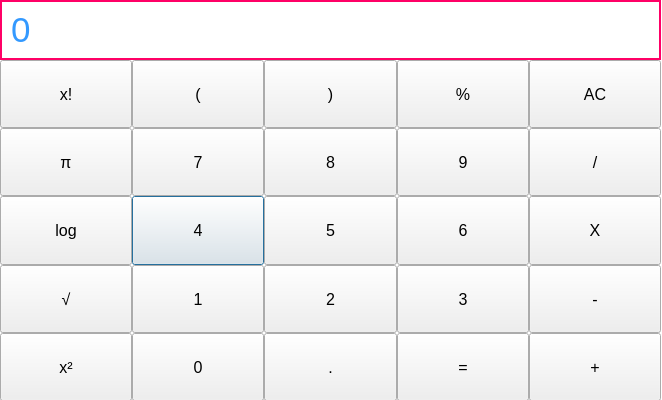
<?xml version="1.0" encoding="UTF-8"?>
<ui version="4.0">
 <class>Calculator</class>
 <widget class="QDialog" name="Calculator">
  <property name="geometry">
   <rect>
    <x>0</x>
    <y>0</y>
    <width>662</width>
    <height>400</height>
   </rect>
  </property>
  <property name="sizePolicy">
   <sizepolicy hsizetype="Fixed" vsizetype="Fixed">
    <horstretch>0</horstretch>
    <verstretch>0</verstretch>
   </sizepolicy>
  </property>
  <property name="windowTitle">
   <string>Dialog</string>
  </property>
  <property name="styleSheet">
   <string notr="true">QDialog{
	background-color: #ffffff;

}</string>
  </property>
  <widget class="QLabel" name="label_output">
   <property name="geometry">
    <rect>
     <x>0</x>
     <y>0</y>
     <width>661</width>
     <height>60</height>
    </rect>
   </property>
   <property name="sizePolicy">
    <sizepolicy hsizetype="Fixed" vsizetype="Fixed">
     <horstretch>0</horstretch>
     <verstretch>0</verstretch>
    </sizepolicy>
   </property>
   <property name="font">
    <font>
     <family>Arial</family>
     <pointsize>26</pointsize>
    </font>
   </property>
   <property name="styleSheet">
    <string notr="true">QLabel
{
 qproperty-alignment: 'AlignVCenter | AlignRight';
color:#3399ff;
	border: 2px solid;
border-color: #ff0066;


}
</string>
   </property>
   <property name="text">
    <string>0</string>
   </property>
  </widget>
  <widget class="QWidget" name="gridLayoutWidget">
   <property name="geometry">
    <rect>
     <x>0</x>
     <y>60</y>
     <width>661</width>
     <height>341</height>
    </rect>
   </property>
   <property name="styleSheet">
    <string notr="true">QPushButton
{
	border: 1px solid;
border-color: #ff0066;

	color:#0000cc;
	
}
QPushButton:pressed
{
	background-color: qlineargradient(x1:0, y1:0, x2:0, y2:1,
 stop:0 #ffffff, stop:1 #6666ff)
}R</string>
   </property>
   <layout class="QGridLayout" name="qqq">
    <property name="spacing">
     <number>0</number>
    </property>
    <item row="2" column="2">
     <widget class="QPushButton" name="pushButton_four">
      <property name="sizePolicy">
       <sizepolicy hsizetype="Preferred" vsizetype="Minimum">
        <horstretch>0</horstretch>
        <verstretch>0</verstretch>
       </sizepolicy>
      </property>
      <property name="font">
       <font>
        <family>Arial</family>
        <pointsize>12</pointsize>
       </font>
      </property>
      <property name="toolTipDuration">
       <number>0</number>
      </property>
      <property name="styleSheet">
       <string notr="true">QPushButton
{
	border: 1px solid;
border-color: #ff0066;

	color:#0000cc;
	
}
QPushButton:pressed
{
	background-color: qlineargradient(x1:0, y1:0, x2:0, y2:1,
 stop:0 #ffffff, stop:1 #6666ff)
}R</string>
      </property>
      <property name="text">
       <string>4</string>
      </property>
     </widget>
    </item>
    <item row="1" column="4">
     <widget class="QPushButton" name="pushButton_nine">
      <property name="sizePolicy">
       <sizepolicy hsizetype="Preferred" vsizetype="Minimum">
        <horstretch>0</horstretch>
        <verstretch>0</verstretch>
       </sizepolicy>
      </property>
      <property name="font">
       <font>
        <family>Arial</family>
        <pointsize>12</pointsize>
       </font>
      </property>
      <property name="toolTipDuration">
       <number>0</number>
      </property>
      <property name="styleSheet">
       <string notr="true">QPushButton
{
	border: 1px solid;
border-color: #ff0066;

	color:#0000cc;
	
}
QPushButton:pressed
{
	background-color: qlineargradient(x1:0, y1:0, x2:0, y2:1,
 stop:0 #ffffff, stop:1 #6666ff)
}R</string>
      </property>
      <property name="text">
       <string>9</string>
      </property>
     </widget>
    </item>
    <item row="1" column="2">
     <widget class="QPushButton" name="pushButton_seven">
      <property name="sizePolicy">
       <sizepolicy hsizetype="Preferred" vsizetype="Minimum">
        <horstretch>0</horstretch>
        <verstretch>0</verstretch>
       </sizepolicy>
      </property>
      <property name="font">
       <font>
        <family>Arial</family>
        <pointsize>12</pointsize>
       </font>
      </property>
      <property name="toolTipDuration">
       <number>0</number>
      </property>
      <property name="styleSheet">
       <string notr="true">QPushButton
{
	border: 1px solid;
border-color: #ff0066;

	color:#0000cc;
	
}
QPushButton:pressed
{
	background-color: qlineargradient(x1:0, y1:0, x2:0, y2:1,
 stop:0 #ffffff, stop:1 #6666ff)
}R</string>
      </property>
      <property name="text">
       <string>7</string>
      </property>
     </widget>
    </item>
    <item row="4" column="2">
     <widget class="QPushButton" name="pushButton_zero">
      <property name="sizePolicy">
       <sizepolicy hsizetype="Preferred" vsizetype="Minimum">
        <horstretch>0</horstretch>
        <verstretch>0</verstretch>
       </sizepolicy>
      </property>
      <property name="font">
       <font>
        <family>Arial</family>
        <pointsize>12</pointsize>
       </font>
      </property>
      <property name="toolTipDuration">
       <number>0</number>
      </property>
      <property name="styleSheet">
       <string notr="true">QPushButton
{
	border: 1px solid;
border-color: #ff0066;

	color:#0000cc;
	
}
QPushButton:pressed
{
	background-color: qlineargradient(x1:0, y1:0, x2:0, y2:1,
 stop:0 #ffffff, stop:1 #6666ff)
}R</string>
      </property>
      <property name="text">
       <string>0</string>
      </property>
     </widget>
    </item>
    <item row="3" column="4">
     <widget class="QPushButton" name="pushButton_three">
      <property name="sizePolicy">
       <sizepolicy hsizetype="Preferred" vsizetype="Minimum">
        <horstretch>0</horstretch>
        <verstretch>0</verstretch>
       </sizepolicy>
      </property>
      <property name="font">
       <font>
        <family>Arial</family>
        <pointsize>12</pointsize>
       </font>
      </property>
      <property name="toolTipDuration">
       <number>0</number>
      </property>
      <property name="styleSheet">
       <string notr="true">QPushButton
{
	border: 1px solid;
border-color: #ff0066;

	color:#0000cc;
	
}
QPushButton:pressed
{
	background-color: qlineargradient(x1:0, y1:0, x2:0, y2:1,
 stop:0 #ffffff, stop:1 #6666ff)
}R</string>
      </property>
      <property name="text">
       <string>3</string>
      </property>
     </widget>
    </item>
    <item row="3" column="2">
     <widget class="QPushButton" name="pushButton_one">
      <property name="sizePolicy">
       <sizepolicy hsizetype="Preferred" vsizetype="Minimum">
        <horstretch>0</horstretch>
        <verstretch>0</verstretch>
       </sizepolicy>
      </property>
      <property name="font">
       <font>
        <family>Arial</family>
        <pointsize>12</pointsize>
       </font>
      </property>
      <property name="toolTipDuration">
       <number>0</number>
      </property>
      <property name="styleSheet">
       <string notr="true">QPushButton
{
	border: 1px solid;
border-color: #ff0066;

	color:#0000cc;
	
}
QPushButton:pressed
{
	background-color: qlineargradient(x1:0, y1:0, x2:0, y2:1,
 stop:0 #ffffff, stop:1 #6666ff)
}R</string>
      </property>
      <property name="text">
       <string>1</string>
      </property>
     </widget>
    </item>
    <item row="3" column="1">
     <widget class="QPushButton" name="pushButton_root">
      <property name="sizePolicy">
       <sizepolicy hsizetype="Preferred" vsizetype="Minimum">
        <horstretch>0</horstretch>
        <verstretch>0</verstretch>
       </sizepolicy>
      </property>
      <property name="font">
       <font>
        <family>Arial</family>
        <pointsize>12</pointsize>
       </font>
      </property>
      <property name="toolTipDuration">
       <number>0</number>
      </property>
      <property name="styleSheet">
       <string notr="true">QPushButton
{
	border: 1px solid;
border-color: #ff0066;

	color:#0000cc;
	
}
QPushButton:pressed
{
	background-color: qlineargradient(x1:0, y1:0, x2:0, y2:1,
 stop:0 #ffffff, stop:1 #6666ff)
}R</string>
      </property>
      <property name="text">
       <string>√</string>
      </property>
     </widget>
    </item>
    <item row="0" column="5">
     <widget class="QPushButton" name="pushButton_clear">
      <property name="sizePolicy">
       <sizepolicy hsizetype="Preferred" vsizetype="Minimum">
        <horstretch>0</horstretch>
        <verstretch>0</verstretch>
       </sizepolicy>
      </property>
      <property name="font">
       <font>
        <family>Arial</family>
        <pointsize>12</pointsize>
       </font>
      </property>
      <property name="toolTipDuration">
       <number>0</number>
      </property>
      <property name="styleSheet">
       <string notr="true">QPushButton
{
	border: 1px solid;
border-color: #ff0066;

	color:#0000cc;
	
}
QPushButton:pressed
{
	background-color: qlineargradient(x1:0, y1:0, x2:0, y2:1,
 stop:0 #ffffff, stop:1 #6666ff)
}R</string>
      </property>
      <property name="text">
       <string>AC</string>
      </property>
     </widget>
    </item>
    <item row="3" column="5">
     <widget class="QPushButton" name="pushButton_minus">
      <property name="sizePolicy">
       <sizepolicy hsizetype="Preferred" vsizetype="Minimum">
        <horstretch>0</horstretch>
        <verstretch>0</verstretch>
       </sizepolicy>
      </property>
      <property name="font">
       <font>
        <family>Arial</family>
        <pointsize>12</pointsize>
       </font>
      </property>
      <property name="toolTipDuration">
       <number>0</number>
      </property>
      <property name="styleSheet">
       <string notr="true">QPushButton
{
	border: 1px solid;
border-color: #ff0066;

	color:#0000cc;
	
}
QPushButton:pressed
{
	background-color: qlineargradient(x1:0, y1:0, x2:0, y2:1,
 stop:0 #ffffff, stop:1 #6666ff)
}R</string>
      </property>
      <property name="text">
       <string>-</string>
      </property>
     </widget>
    </item>
    <item row="4" column="4">
     <widget class="QPushButton" name="pushButton_equals">
      <property name="sizePolicy">
       <sizepolicy hsizetype="Preferred" vsizetype="Minimum">
        <horstretch>0</horstretch>
        <verstretch>0</verstretch>
       </sizepolicy>
      </property>
      <property name="font">
       <font>
        <family>Arial</family>
        <pointsize>12</pointsize>
       </font>
      </property>
      <property name="toolTipDuration">
       <number>0</number>
      </property>
      <property name="styleSheet">
       <string notr="true">QPushButton
{
	border: 0px solid;
	background-color: #3399ff;
	
}
QPushButton:pressed
{
	background-color: qlineargradient(x1:0, y1:0, x2:0, y2:1,
 stop:0 #ffffff, stop:1 #3399ff)
}R</string>
      </property>
      <property name="text">
       <string>=</string>
      </property>
     </widget>
    </item>
    <item row="1" column="3">
     <widget class="QPushButton" name="pushButton_eight">
      <property name="sizePolicy">
       <sizepolicy hsizetype="Preferred" vsizetype="Minimum">
        <horstretch>0</horstretch>
        <verstretch>0</verstretch>
       </sizepolicy>
      </property>
      <property name="font">
       <font>
        <family>Arial</family>
        <pointsize>12</pointsize>
       </font>
      </property>
      <property name="toolTipDuration">
       <number>0</number>
      </property>
      <property name="styleSheet">
       <string notr="true">QPushButton
{
	border: 1px solid;
border-color: #ff0066;

	color:#0000cc;
	
}
QPushButton:pressed
{
	background-color: qlineargradient(x1:0, y1:0, x2:0, y2:1,
 stop:0 #ffffff, stop:1 #6666ff)
}R</string>
      </property>
      <property name="text">
       <string>8</string>
      </property>
     </widget>
    </item>
    <item row="0" column="3">
     <widget class="QPushButton" name="pushButton_bracket_right">
      <property name="sizePolicy">
       <sizepolicy hsizetype="Preferred" vsizetype="Minimum">
        <horstretch>0</horstretch>
        <verstretch>0</verstretch>
       </sizepolicy>
      </property>
      <property name="font">
       <font>
        <family>Arial</family>
        <pointsize>12</pointsize>
       </font>
      </property>
      <property name="toolTipDuration">
       <number>0</number>
      </property>
      <property name="styleSheet">
       <string notr="true">QPushButton
{
	border: 1px solid;
border-color: #ff0066;

	color:#0000cc;
	
}
QPushButton:pressed
{
	background-color: qlineargradient(x1:0, y1:0, x2:0, y2:1,
 stop:0 #ffffff, stop:1 #6666ff)
}R</string>
      </property>
      <property name="text">
       <string>)</string>
      </property>
     </widget>
    </item>
    <item row="4" column="1">
     <widget class="QPushButton" name="pushButton_power">
      <property name="sizePolicy">
       <sizepolicy hsizetype="Preferred" vsizetype="Minimum">
        <horstretch>0</horstretch>
        <verstretch>0</verstretch>
       </sizepolicy>
      </property>
      <property name="font">
       <font>
        <family>Arial</family>
        <pointsize>12</pointsize>
       </font>
      </property>
      <property name="toolTipDuration">
       <number>0</number>
      </property>
      <property name="styleSheet">
       <string notr="true">QPushButton
{
	border: 1px solid;
border-color: #ff0066;

	color:#0000cc;
	
}
QPushButton:pressed
{
	background-color: qlineargradient(x1:0, y1:0, x2:0, y2:1,
 stop:0 #ffffff, stop:1 #6666ff)
}R</string>
      </property>
      <property name="text">
       <string>x²</string>
      </property>
     </widget>
    </item>
    <item row="0" column="2">
     <widget class="QPushButton" name="pushButton_bracket_left">
      <property name="sizePolicy">
       <sizepolicy hsizetype="Preferred" vsizetype="Minimum">
        <horstretch>0</horstretch>
        <verstretch>0</verstretch>
       </sizepolicy>
      </property>
      <property name="font">
       <font>
        <family>Arial</family>
        <pointsize>12</pointsize>
       </font>
      </property>
      <property name="toolTipDuration">
       <number>0</number>
      </property>
      <property name="styleSheet">
       <string notr="true">QPushButton
{
	border: 1px solid;
border-color: #ff0066;

	color:#0000cc;
	
}
QPushButton:pressed
{
	background-color: qlineargradient(x1:0, y1:0, x2:0, y2:1,
 stop:0 #ffffff, stop:1 #6666ff)
}R</string>
      </property>
      <property name="text">
       <string>(</string>
      </property>
     </widget>
    </item>
    <item row="3" column="3">
     <widget class="QPushButton" name="pushButton_two">
      <property name="sizePolicy">
       <sizepolicy hsizetype="Preferred" vsizetype="Minimum">
        <horstretch>0</horstretch>
        <verstretch>0</verstretch>
       </sizepolicy>
      </property>
      <property name="font">
       <font>
        <family>Arial</family>
        <pointsize>12</pointsize>
       </font>
      </property>
      <property name="toolTipDuration">
       <number>0</number>
      </property>
      <property name="styleSheet">
       <string notr="true">QPushButton
{
	border: 1px solid;
border-color: #ff0066;

	color:#0000cc;
	
}
QPushButton:pressed
{
	background-color: qlineargradient(x1:0, y1:0, x2:0, y2:1,
 stop:0 #ffffff, stop:1 #6666ff)
}R</string>
      </property>
      <property name="text">
       <string>2</string>
      </property>
     </widget>
    </item>
    <item row="4" column="5">
     <widget class="QPushButton" name="pushButton_plus">
      <property name="sizePolicy">
       <sizepolicy hsizetype="Preferred" vsizetype="Minimum">
        <horstretch>0</horstretch>
        <verstretch>0</verstretch>
       </sizepolicy>
      </property>
      <property name="font">
       <font>
        <family>Arial</family>
        <pointsize>12</pointsize>
       </font>
      </property>
      <property name="toolTipDuration">
       <number>0</number>
      </property>
      <property name="styleSheet">
       <string notr="true">QPushButton
{
	border: 1px solid;
border-color: #ff0066;

	color:#0000cc;
	
}
QPushButton:pressed
{
	background-color: qlineargradient(x1:0, y1:0, x2:0, y2:1,
 stop:0 #ffffff, stop:1 #6666ff)
}R</string>
      </property>
      <property name="text">
       <string>+</string>
      </property>
     </widget>
    </item>
    <item row="2" column="4">
     <widget class="QPushButton" name="pushButton_six">
      <property name="sizePolicy">
       <sizepolicy hsizetype="Preferred" vsizetype="Minimum">
        <horstretch>0</horstretch>
        <verstretch>0</verstretch>
       </sizepolicy>
      </property>
      <property name="font">
       <font>
        <family>Arial</family>
        <pointsize>12</pointsize>
       </font>
      </property>
      <property name="toolTipDuration">
       <number>0</number>
      </property>
      <property name="styleSheet">
       <string notr="true">QPushButton
{
	border: 1px solid;
border-color: #ff0066;

	color:#0000cc;
	
}
QPushButton:pressed
{
	background-color: qlineargradient(x1:0, y1:0, x2:0, y2:1,
 stop:0 #ffffff, stop:1 #6666ff)
}R</string>
      </property>
      <property name="text">
       <string>6</string>
      </property>
     </widget>
    </item>
    <item row="4" column="3">
     <widget class="QPushButton" name="pushButton_dot">
      <property name="sizePolicy">
       <sizepolicy hsizetype="Preferred" vsizetype="Minimum">
        <horstretch>0</horstretch>
        <verstretch>0</verstretch>
       </sizepolicy>
      </property>
      <property name="font">
       <font>
        <family>Arial</family>
        <pointsize>12</pointsize>
       </font>
      </property>
      <property name="toolTipDuration">
       <number>0</number>
      </property>
      <property name="styleSheet">
       <string notr="true">QPushButton
{
	border: 1px solid;
border-color: #ff0066;

	color:#0000cc;
	
}
QPushButton:pressed
{
	background-color: qlineargradient(x1:0, y1:0, x2:0, y2:1,
 stop:0 #ffffff, stop:1 #6666ff)
}R</string>
      </property>
      <property name="text">
       <string>.</string>
      </property>
     </widget>
    </item>
    <item row="1" column="5">
     <widget class="QPushButton" name="pushButton_divided">
      <property name="sizePolicy">
       <sizepolicy hsizetype="Preferred" vsizetype="Minimum">
        <horstretch>0</horstretch>
        <verstretch>0</verstretch>
       </sizepolicy>
      </property>
      <property name="font">
       <font>
        <family>Arial</family>
        <pointsize>12</pointsize>
       </font>
      </property>
      <property name="toolTipDuration">
       <number>0</number>
      </property>
      <property name="styleSheet">
       <string notr="true">QPushButton
{
	border: 1px solid;
border-color: #ff0066;

	color:#0000cc;
	
}
QPushButton:pressed
{
	background-color: qlineargradient(x1:0, y1:0, x2:0, y2:1,
 stop:0 #ffffff, stop:1 #6666ff)
}R</string>
      </property>
      <property name="text">
       <string>/</string>
      </property>
     </widget>
    </item>
    <item row="0" column="1">
     <widget class="QPushButton" name="pushButton_factorial">
      <property name="sizePolicy">
       <sizepolicy hsizetype="Preferred" vsizetype="Minimum">
        <horstretch>0</horstretch>
        <verstretch>0</verstretch>
       </sizepolicy>
      </property>
      <property name="font">
       <font>
        <family>Arial</family>
        <pointsize>12</pointsize>
       </font>
      </property>
      <property name="toolTipDuration">
       <number>0</number>
      </property>
      <property name="styleSheet">
       <string notr="true">QPushButton
{
	border: 1px solid;
border-color: #ff0066;

	color:#0000cc;
	
}
QPushButton:pressed
{
	background-color: qlineargradient(x1:0, y1:0, x2:0, y2:1,
 stop:0 #ffffff, stop:1 #6666ff)
}R</string>
      </property>
      <property name="text">
       <string>x!</string>
      </property>
     </widget>
    </item>
    <item row="2" column="3">
     <widget class="QPushButton" name="pushButton_five">
      <property name="sizePolicy">
       <sizepolicy hsizetype="Preferred" vsizetype="Minimum">
        <horstretch>0</horstretch>
        <verstretch>0</verstretch>
       </sizepolicy>
      </property>
      <property name="font">
       <font>
        <family>Arial</family>
        <pointsize>12</pointsize>
       </font>
      </property>
      <property name="toolTipDuration">
       <number>0</number>
      </property>
      <property name="styleSheet">
       <string notr="true">QPushButton
{
	border: 1px solid;
border-color: #ff0066;

	color:#0000cc;
	
}
QPushButton:pressed
{
	background-color: qlineargradient(x1:0, y1:0, x2:0, y2:1,
 stop:0 #ffffff, stop:1 #6666ff)
}R</string>
      </property>
      <property name="text">
       <string>5</string>
      </property>
     </widget>
    </item>
    <item row="2" column="1">
     <widget class="QPushButton" name="pushButton_log">
      <property name="sizePolicy">
       <sizepolicy hsizetype="Preferred" vsizetype="Minimum">
        <horstretch>0</horstretch>
        <verstretch>0</verstretch>
       </sizepolicy>
      </property>
      <property name="font">
       <font>
        <family>Arial</family>
        <pointsize>12</pointsize>
       </font>
      </property>
      <property name="toolTipDuration">
       <number>0</number>
      </property>
      <property name="styleSheet">
       <string notr="true">QPushButton
{
	border: 1px solid;
border-color: #ff0066;

	color:#0000cc;
	
}
QPushButton:pressed
{
	background-color: qlineargradient(x1:0, y1:0, x2:0, y2:1,
 stop:0 #ffffff, stop:1 #6666ff)
}R</string>
      </property>
      <property name="text">
       <string>log</string>
      </property>
     </widget>
    </item>
    <item row="2" column="5">
     <widget class="QPushButton" name="pushButton_multiply">
      <property name="sizePolicy">
       <sizepolicy hsizetype="Preferred" vsizetype="Minimum">
        <horstretch>0</horstretch>
        <verstretch>0</verstretch>
       </sizepolicy>
      </property>
      <property name="font">
       <font>
        <family>Arial</family>
        <pointsize>12</pointsize>
       </font>
      </property>
      <property name="toolTipDuration">
       <number>0</number>
      </property>
      <property name="styleSheet">
       <string notr="true">QPushButton
{
	border: 1px solid;
border-color: #ff0066;

	color:#0000cc;
	
}
QPushButton:pressed
{
	background-color: qlineargradient(x1:0, y1:0, x2:0, y2:1,
 stop:0 #ffffff, stop:1 #6666ff)
}R</string>
      </property>
      <property name="text">
       <string>X</string>
      </property>
     </widget>
    </item>
    <item row="0" column="4">
     <widget class="QPushButton" name="pushButton_procent">
      <property name="sizePolicy">
       <sizepolicy hsizetype="Preferred" vsizetype="Minimum">
        <horstretch>0</horstretch>
        <verstretch>0</verstretch>
       </sizepolicy>
      </property>
      <property name="font">
       <font>
        <family>Arial</family>
        <pointsize>12</pointsize>
       </font>
      </property>
      <property name="toolTipDuration">
       <number>0</number>
      </property>
      <property name="styleSheet">
       <string notr="true">QPushButton
{
	border: 1px solid;
border-color: #ff0066;

	color:#0000cc;
	
}
QPushButton:pressed
{
	background-color: qlineargradient(x1:0, y1:0, x2:0, y2:1,
 stop:0 #ffffff, stop:1 #6666ff)
}R</string>
      </property>
      <property name="text">
       <string>%</string>
      </property>
     </widget>
    </item>
    <item row="1" column="1">
     <widget class="QPushButton" name="pushButton_pi">
      <property name="sizePolicy">
       <sizepolicy hsizetype="Preferred" vsizetype="Minimum">
        <horstretch>0</horstretch>
        <verstretch>0</verstretch>
       </sizepolicy>
      </property>
      <property name="font">
       <font>
        <family>Arial</family>
        <pointsize>12</pointsize>
       </font>
      </property>
      <property name="toolTipDuration">
       <number>0</number>
      </property>
      <property name="styleSheet">
       <string notr="true">QPushButton
{
	border: 1px solid;
border-color: #ff0066;

	color:#0000cc;
	
}
QPushButton:pressed
{
	background-color: qlineargradient(x1:0, y1:0, x2:0, y2:1,
 stop:0 #ffffff, stop:1 #6666ff)
}R</string>
      </property>
      <property name="text">
       <string>π</string>
      </property>
     </widget>
    </item>
   </layout>
  </widget>
 </widget>
 <resources/>
 <connections/>
</ui>
